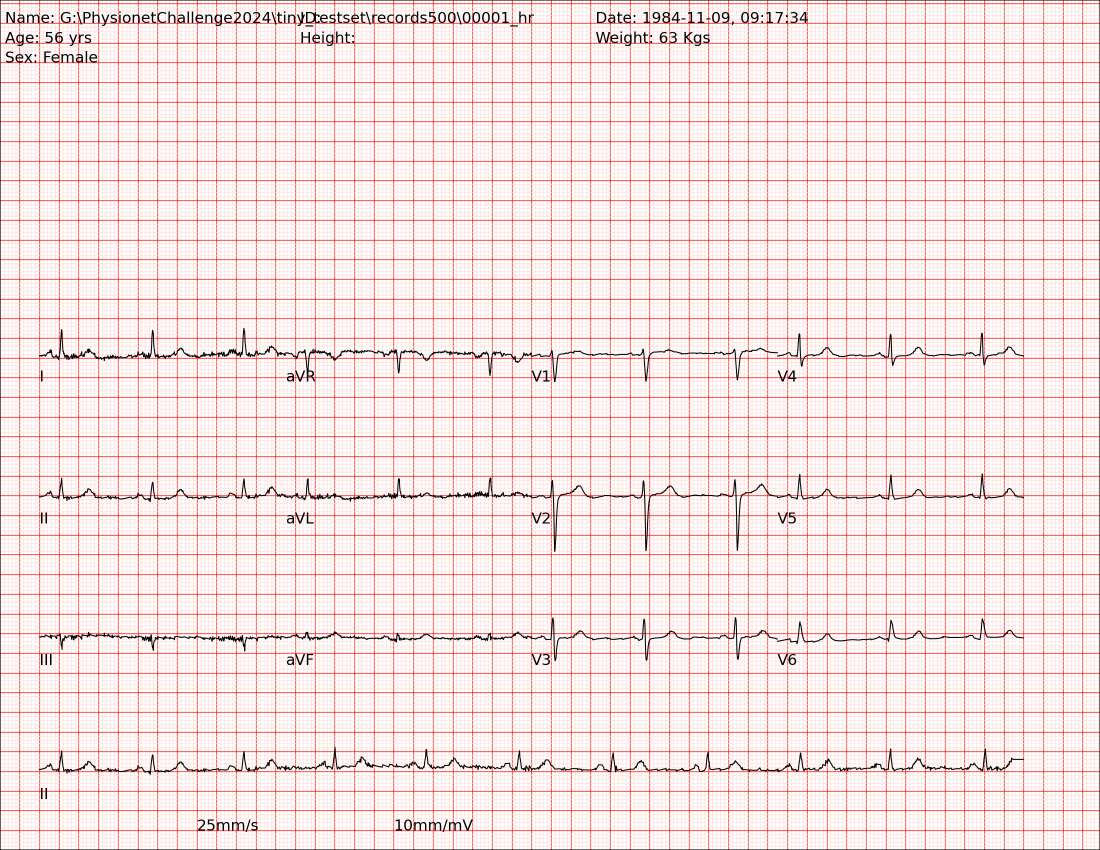
#> input picture tiny_testset/records500/00001_hr-0.png, 2200 x 1700 px, found by its file name (shown at 1/2 size)
$ python test1.py
#> lines starting #> are read from the running program, lines starting #| are printed output that depends on the picture
# -*- coding: utf-8 -*-
"""
Created on Fri Feb 16 14:01:03 2024

@author: hssdwo
"""
import os
import imageio.v3 as iio
import numpy as np
from matplotlib import pyplot as plt
import scipy as sp
import cv2
from skimage.morphology import closing
from scipy.stats import mode
from sklearn.neighbors import KernelDensity
# For automatic digitisation tools to work, we need to clean up the initial image in stages:
# 1. rotate image (note that this can be applied to image, or to the extracted signal at the end)
# 2. de-shadow image
# 3. identify the 12 lead labels, and segment the image into the 12 leads

## ---- import image from folder ------
image = 'C:/Users/hssdwo/Desktop/pn2024/00001_hr-0.png'
im = iio.imread(image)
#> im is the input picture: shape (1700, 2200, 4); mean R, G, B, A 250.4, 226.4, 225.3, 255
#im = iio.imread(os.path.join('tiny_testset', 'records500', '00001_hr-0.png'))


# files are png, in RGBa format. The alpha channel is 255 for all pixels (opaque) and therefore
# totally uniformative. Let's remove it
im = np.delete(im, np.s_[-1:], axis=2)
#> im: shape (1700, 2200, 3)


# plot to view the raw image, and the RGB channels individually
red_im = im[:,:,0]
green_im = im[:,:,1]
blue_im =  im[:,:,2]

fig, axs = plt.subplots(4)
fig.set_figheight(80)
fig.set_figwidth(20)
axs[0].imshow(im)
axs[1].imshow(red_im)
axs[2].imshow(green_im)
axs[3].imshow(blue_im)

## ---- process the image to enhance the grid and get rid of shadows
# todo - fix magic number here
scale = np.mean(blue_im)/np.mean(red_im)
#> scale = 0.9
dev_im = blue_im - (red_im*scale) # scaled red image so that it is the same brightness. Hard_coded for now
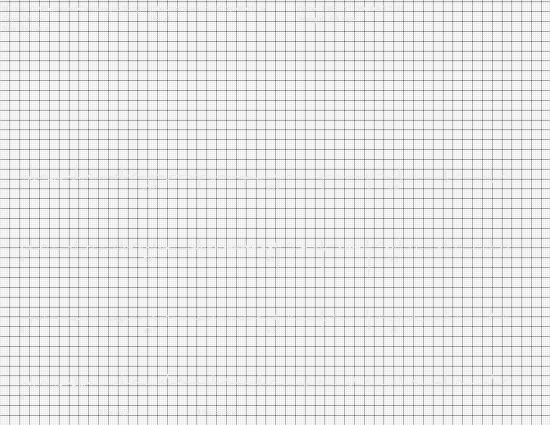
#> dev_im: shape (1700, 2200) float64 (shown at 1/4 size); min -229.5, max 25.49, mean 0; drawn with min black and max white
plt.figure()
plt.imshow(dev_im)
#scale so that white is 255, and black is 0
im_range = np.ptp(dev_im)
#> im_range = 255
im_min = np.min(dev_im)
#> im_min = -229.5
dev_im = (dev_im - im_min)*255/im_range

dev_im[abs(dev_im)<50] = 0 # enhance image so that any light greys are forced to be white


# ---- get the lines (along with their angles) in the image - we expect many lines with similar angles
# the angle represents the rotation of the image, which we can then undo
copy_im = np.uint8(dev_im)
edges = cv2.Canny(copy_im,50,150,apertureSize = 3)
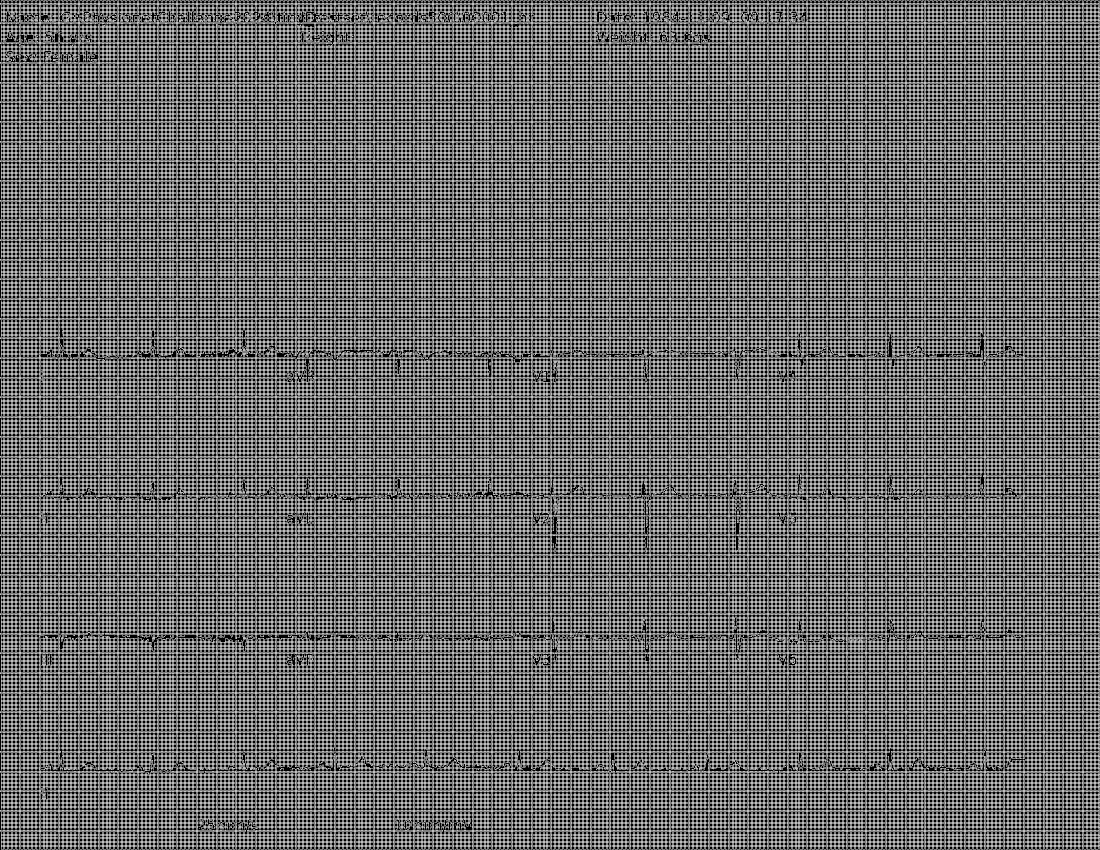
#> edges: shape (1700, 2200) (shown at 1/2 size); 42% white in thin lines or dots

#output of hough transform is array of lines, with 2nd column as angle in radians. I *think* the
# starting angle of zero points west, and this is clockwise rotation.
lines = cv2.HoughLines(edges,1,np.pi/180,800)
for rho,theta in lines[0]:
    a = np.cos(theta)
    b = np.sin(theta)
    x0 = a*rho
    y0 = b*rho
    x1 = int(x0 + 1000*(-b))
    y1 = int(y0 + 1000*(a))
    x2 = int(x0 - 1000*(-b))
    y2 = int(y0 - 1000*(a))

    cv2.line(dev_im,(x1,y1),(x2,y2),(0,0,255),2)
#> this loop made 1 pass
#> (rho, theta, a, b, x0, y0, x1, y1) on pass 1: (6, 1.57, -4.37e-08, 1, -2.62e-07, 6, -1000, 5)

# extract the angles of the lines - if all is well, we should find two main angles corresponding
# to the horizontal and vertical lines
angles = lines[:,0,1]*180/np.pi #angles in degrees
angles = angles[angles<90]
#> angles = 13156 values, max 89 at index 5230, min 0 at index 0, mean 57.53
rot_angle = mode(angles, keepdims = False)
#> rot_angle = (45, 580)
if rot_angle[0]>45:
    rot_angle = rot_angle[0] - 90
else:
    rot_angle = rot_angle[0]
#> rot_angle = 45

# morphological filter on red channel? (closing?)
test = closing(red_im, footprint=[(np.ones((7, 1)), 1), (np.ones((1, 7)), 1)])

output_im = red_im - test
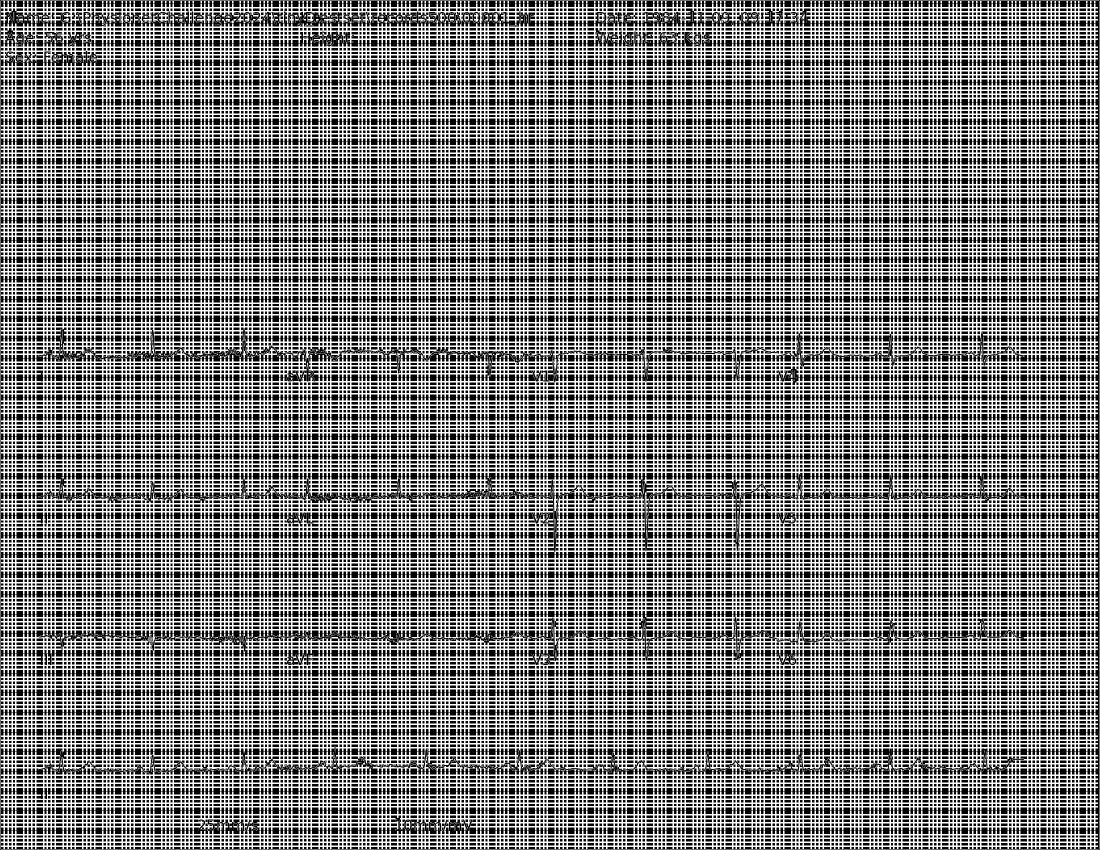
#> output_im: shape (1700, 2200) (shown at 1/2 size); min 0, max 255, mean 128.2
plt.figure()
plt.imshow(output_im)

# darken the 9.2% darkest pixels
vals = output_im.flatten()
b = np.histogram(vals,255)
a = np.cumsum(b[0])
#> a = 255 values from 1799525 to 3740000
#> (the run stopped early here; a loop or call above may not have finished)

$ run again, with tiny_testset/records500/00002_hr-0.png copied over tiny_testset/records500/00001_hr-0.png
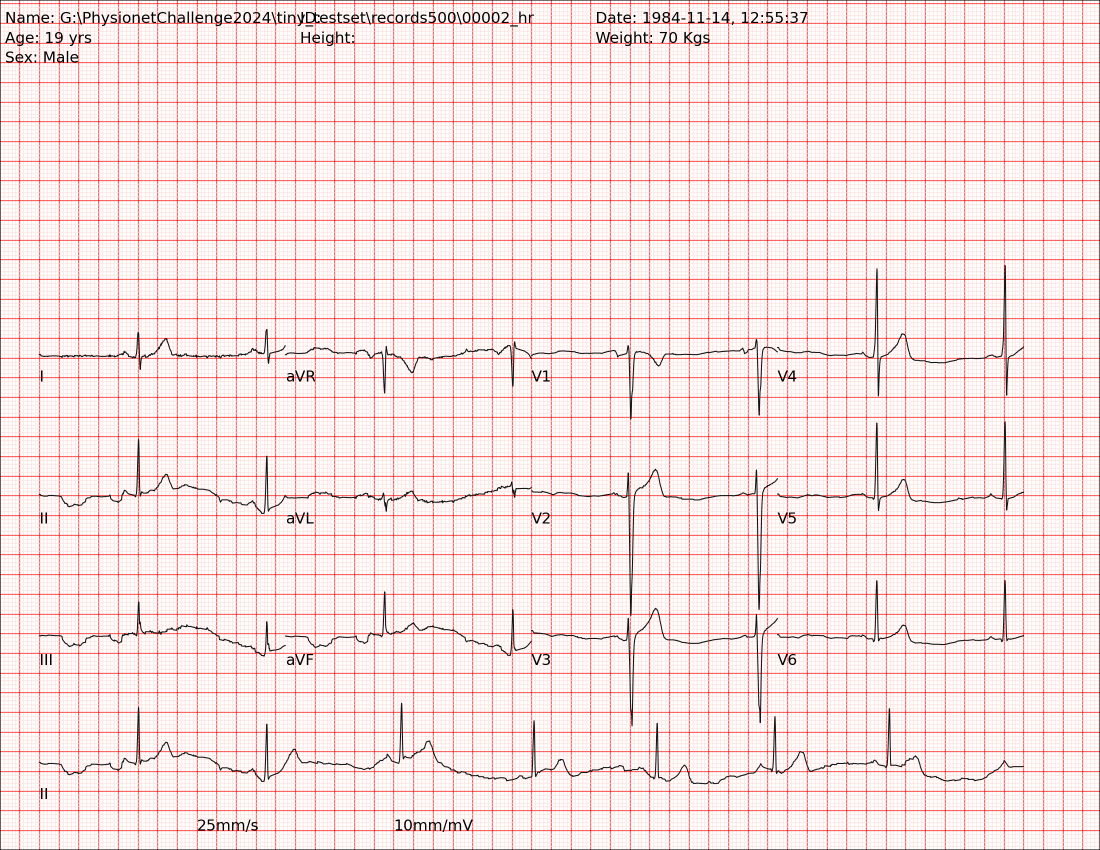
#> input picture tiny_testset/records500/00002_hr-0.png, 2200 x 1700 px, found by its file name (shown at 1/2 size)
#> im is the input picture: shape (1700, 2200, 4); mean R, G, B, A 250.3, 226.4, 225.3, 255
#> im: shape (1700, 2200, 3)
#> scale = 0.9
#> im_range = 255
#> im_min = -229.5
#> `edges = cv2.Canny(copy_im,50,150,apertureSize = 3)`:
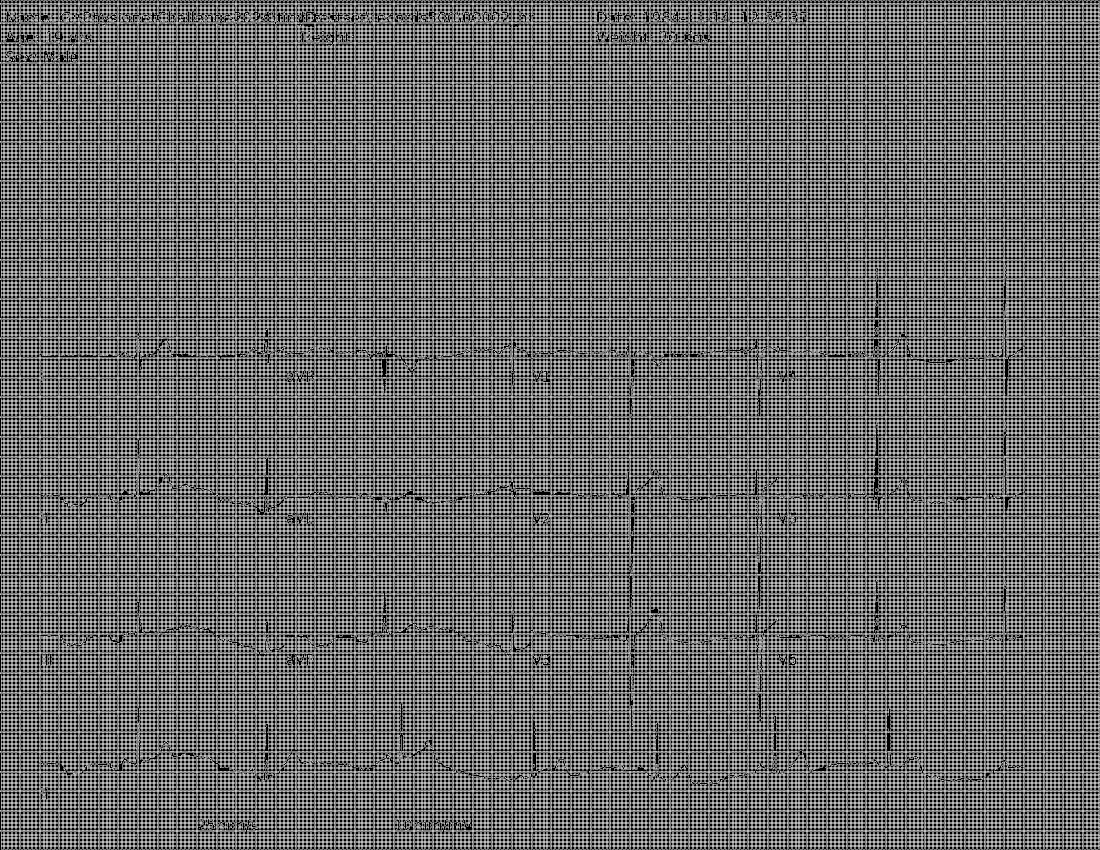
#> edges: shape (1700, 2200) (shown at 1/2 size); 42% white in thin lines or dots
#> the loop `for rho,theta in lines[0]:` made 1 pass
#> (rho, theta, a, b, x0, y0, x1, y1) on pass 1: (6, 1.57, -4.37e-08, 1, -2.62e-07, 6, -1000, 5)
#> angles = 13184 values, max 89 at index 4672, min 0 at index 0, mean 57.42
#> `rot_angle = mode(angles, keepdims = False)`: rot_angle = (45, 580)
#> `rot_angle = rot_angle[0]`: rot_angle = 45
#> `output_im = red_im - test`:
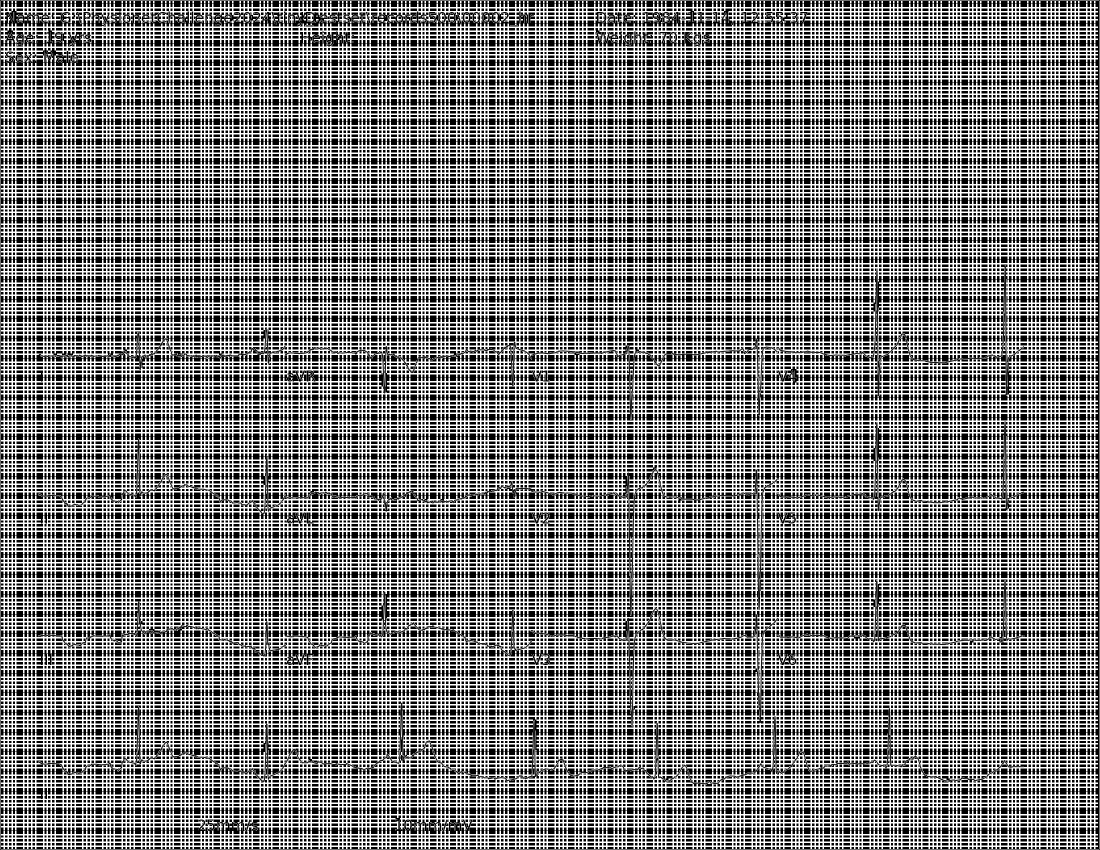
#> output_im: shape (1700, 2200) (shown at 1/2 size); min 0, max 255, mean 128.4
#> `a = np.cumsum(b[0])`: a = 255 values from 1795370 to 3740000
